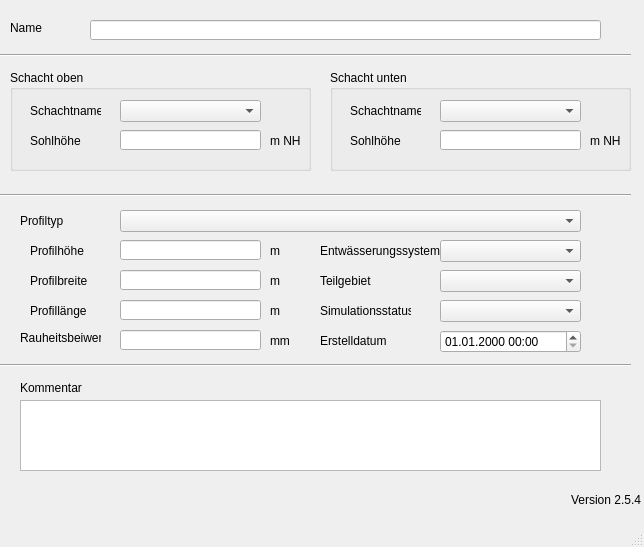
<?xml version="1.0" encoding="UTF-8"?>
<ui version="4.0">
 <class>MainWindow</class>
 <widget class="QMainWindow" name="MainWindow">
  <property name="geometry">
   <rect>
    <x>0</x>
    <y>0</y>
    <width>644</width>
    <height>547</height>
   </rect>
  </property>
  <property name="windowTitle">
   <string>MainWindow</string>
  </property>
  <widget class="QWidget" name="centralwidget">
   <widget class="QLabel" name="label">
    <property name="geometry">
     <rect>
      <x>10</x>
      <y>20</y>
      <width>46</width>
      <height>16</height>
     </rect>
    </property>
    <property name="text">
     <string>Name</string>
    </property>
   </widget>
   <widget class="QLabel" name="label_54">
    <property name="geometry">
     <rect>
      <x>20</x>
      <y>210</y>
      <width>91</width>
      <height>21</height>
     </rect>
    </property>
    <property name="text">
     <string>Profiltyp</string>
    </property>
   </widget>
   <widget class="QComboBox" name="profilnam">
    <property name="geometry">
     <rect>
      <x>120</x>
      <y>210</y>
      <width>461</width>
      <height>22</height>
     </rect>
    </property>
   </widget>
   <widget class="QLabel" name="label_70">
    <property name="geometry">
     <rect>
      <x>270</x>
      <y>330</y>
      <width>46</width>
      <height>21</height>
     </rect>
    </property>
    <property name="text">
     <string>mm</string>
    </property>
   </widget>
   <widget class="QLabel" name="label_61">
    <property name="geometry">
     <rect>
      <x>20</x>
      <y>330</y>
      <width>81</width>
      <height>16</height>
     </rect>
    </property>
    <property name="text">
     <string>Rauheitsbeiwert</string>
    </property>
   </widget>
   <widget class="QLineEdit" name="ks">
    <property name="geometry">
     <rect>
      <x>120</x>
      <y>330</y>
      <width>141</width>
      <height>20</height>
     </rect>
    </property>
   </widget>
   <widget class="QGroupBox" name="groupBox">
    <property name="geometry">
     <rect>
      <x>10</x>
      <y>70</y>
      <width>301</width>
      <height>101</height>
     </rect>
    </property>
    <property name="title">
     <string>Schacht oben</string>
    </property>
    <widget class="QLabel" name="label_3">
     <property name="geometry">
      <rect>
       <x>20</x>
       <y>30</y>
       <width>71</width>
       <height>21</height>
      </rect>
     </property>
     <property name="text">
      <string>Schachtname</string>
     </property>
    </widget>
    <widget class="QLabel" name="label_5">
     <property name="geometry">
      <rect>
       <x>20</x>
       <y>60</y>
       <width>71</width>
       <height>21</height>
      </rect>
     </property>
     <property name="text">
      <string>Sohlhöhe</string>
     </property>
    </widget>
    <widget class="QLabel" name="label_14">
     <property name="geometry">
      <rect>
       <x>260</x>
       <y>60</y>
       <width>31</width>
       <height>21</height>
      </rect>
     </property>
     <property name="text">
      <string>m NHN</string>
     </property>
    </widget>
    <widget class="QComboBox" name="schoben">
     <property name="geometry">
      <rect>
       <x>110</x>
       <y>30</y>
       <width>141</width>
       <height>22</height>
      </rect>
     </property>
    </widget>
    <widget class="QLineEdit" name="sohleoben">
     <property name="geometry">
      <rect>
       <x>110</x>
       <y>60</y>
       <width>141</width>
       <height>20</height>
      </rect>
     </property>
    </widget>
   </widget>
   <widget class="QLabel" name="label_51">
    <property name="geometry">
     <rect>
      <x>320</x>
      <y>240</y>
      <width>121</width>
      <height>21</height>
     </rect>
    </property>
    <property name="text">
     <string>Entwässerungssystem</string>
    </property>
   </widget>
   <widget class="QLabel" name="label_7">
    <property name="geometry">
     <rect>
      <x>30</x>
      <y>270</y>
      <width>61</width>
      <height>21</height>
     </rect>
    </property>
    <property name="text">
     <string>Profilbreite</string>
    </property>
   </widget>
   <widget class="QComboBox" name="simstatus">
    <property name="geometry">
     <rect>
      <x>440</x>
      <y>300</y>
      <width>141</width>
      <height>22</height>
     </rect>
    </property>
   </widget>
   <widget class="QComboBox" name="entwart">
    <property name="geometry">
     <rect>
      <x>440</x>
      <y>240</y>
      <width>141</width>
      <height>22</height>
     </rect>
    </property>
   </widget>
   <widget class="QLabel" name="label_10">
    <property name="geometry">
     <rect>
      <x>320</x>
      <y>300</y>
      <width>91</width>
      <height>21</height>
     </rect>
    </property>
    <property name="text">
     <string>Simulationsstatus</string>
    </property>
    <property name="buddy">
     <cstring>simstatus</cstring>
    </property>
   </widget>
   <widget class="QLabel" name="label_16">
    <property name="geometry">
     <rect>
      <x>270</x>
      <y>240</y>
      <width>31</width>
      <height>21</height>
     </rect>
    </property>
    <property name="text">
     <string>m </string>
    </property>
   </widget>
   <widget class="QLabel" name="label_6">
    <property name="geometry">
     <rect>
      <x>30</x>
      <y>240</y>
      <width>61</width>
      <height>21</height>
     </rect>
    </property>
    <property name="text">
     <string>Profilhöhe</string>
    </property>
   </widget>
   <widget class="QGroupBox" name="groupBox_3">
    <property name="geometry">
     <rect>
      <x>330</x>
      <y>70</y>
      <width>301</width>
      <height>101</height>
     </rect>
    </property>
    <property name="title">
     <string>Schacht unten</string>
    </property>
    <widget class="QLineEdit" name="sohleunten">
     <property name="geometry">
      <rect>
       <x>110</x>
       <y>60</y>
       <width>141</width>
       <height>20</height>
      </rect>
     </property>
    </widget>
    <widget class="QLabel" name="label_9">
     <property name="geometry">
      <rect>
       <x>20</x>
       <y>30</y>
       <width>71</width>
       <height>21</height>
      </rect>
     </property>
     <property name="text">
      <string>Schachtname</string>
     </property>
    </widget>
    <widget class="QLabel" name="label_8">
     <property name="geometry">
      <rect>
       <x>20</x>
       <y>60</y>
       <width>71</width>
       <height>21</height>
      </rect>
     </property>
     <property name="text">
      <string>Sohlhöhe</string>
     </property>
    </widget>
    <widget class="QLabel" name="label_15">
     <property name="geometry">
      <rect>
       <x>260</x>
       <y>60</y>
       <width>31</width>
       <height>21</height>
      </rect>
     </property>
     <property name="text">
      <string>m NHN</string>
     </property>
    </widget>
    <widget class="QComboBox" name="schunten">
     <property name="geometry">
      <rect>
       <x>110</x>
       <y>30</y>
       <width>141</width>
       <height>22</height>
      </rect>
     </property>
    </widget>
   </widget>
   <widget class="QLineEdit" name="hoehe">
    <property name="geometry">
     <rect>
      <x>120</x>
      <y>240</y>
      <width>141</width>
      <height>20</height>
     </rect>
    </property>
   </widget>
   <widget class="QLineEdit" name="breite">
    <property name="geometry">
     <rect>
      <x>120</x>
      <y>270</y>
      <width>141</width>
      <height>20</height>
     </rect>
    </property>
   </widget>
   <widget class="QLineEdit" name="laenge">
    <property name="geometry">
     <rect>
      <x>120</x>
      <y>300</y>
      <width>141</width>
      <height>20</height>
     </rect>
    </property>
   </widget>
   <widget class="QLabel" name="label_17">
    <property name="geometry">
     <rect>
      <x>30</x>
      <y>300</y>
      <width>61</width>
      <height>21</height>
     </rect>
    </property>
    <property name="text">
     <string>Profillänge</string>
    </property>
   </widget>
   <widget class="QLabel" name="label_20">
    <property name="geometry">
     <rect>
      <x>270</x>
      <y>270</y>
      <width>31</width>
      <height>21</height>
     </rect>
    </property>
    <property name="text">
     <string>m </string>
    </property>
   </widget>
   <widget class="QLabel" name="label_21">
    <property name="geometry">
     <rect>
      <x>270</x>
      <y>300</y>
      <width>31</width>
      <height>21</height>
     </rect>
    </property>
    <property name="text">
     <string>m </string>
    </property>
   </widget>
   <widget class="Line" name="line_3">
    <property name="geometry">
     <rect>
      <x>0</x>
      <y>40</y>
      <width>631</width>
      <height>31</height>
     </rect>
    </property>
    <property name="orientation">
     <enum>Qt::Horizontal</enum>
    </property>
   </widget>
   <widget class="Line" name="line_4">
    <property name="geometry">
     <rect>
      <x>0</x>
      <y>180</y>
      <width>631</width>
      <height>31</height>
     </rect>
    </property>
    <property name="orientation">
     <enum>Qt::Horizontal</enum>
    </property>
   </widget>
   <widget class="QLabel" name="label_71">
    <property name="geometry">
     <rect>
      <x>320</x>
      <y>330</y>
      <width>71</width>
      <height>21</height>
     </rect>
    </property>
    <property name="text">
     <string>Erstelldatum</string>
    </property>
   </widget>
   <widget class="QTextEdit" name="kommentar">
    <property name="geometry">
     <rect>
      <x>20</x>
      <y>400</y>
      <width>581</width>
      <height>71</height>
     </rect>
    </property>
   </widget>
   <widget class="QLabel" name="label_22">
    <property name="geometry">
     <rect>
      <x>20</x>
      <y>380</y>
      <width>81</width>
      <height>16</height>
     </rect>
    </property>
    <property name="text">
     <string>Kommentar</string>
    </property>
   </widget>
   <widget class="Line" name="line_2">
    <property name="geometry">
     <rect>
      <x>0</x>
      <y>350</y>
      <width>631</width>
      <height>31</height>
     </rect>
    </property>
    <property name="orientation">
     <enum>Qt::Horizontal</enum>
    </property>
   </widget>
   <widget class="QLineEdit" name="haltnam">
    <property name="geometry">
     <rect>
      <x>90</x>
      <y>20</y>
      <width>511</width>
      <height>20</height>
     </rect>
    </property>
   </widget>
   <widget class="QLabel" name="label_11">
    <property name="geometry">
     <rect>
      <x>320</x>
      <y>270</y>
      <width>71</width>
      <height>21</height>
     </rect>
    </property>
    <property name="text">
     <string>Teilgebiet</string>
    </property>
    <property name="buddy">
     <cstring>simstatus</cstring>
    </property>
   </widget>
   <widget class="QComboBox" name="teilgebiet">
    <property name="geometry">
     <rect>
      <x>440</x>
      <y>270</y>
      <width>141</width>
      <height>22</height>
     </rect>
    </property>
   </widget>
   <widget class="QLabel" name="lb_version">
    <property name="geometry">
     <rect>
      <x>570</x>
      <y>490</y>
      <width>71</width>
      <height>20</height>
     </rect>
    </property>
    <property name="toolTip">
     <string>Version QKan Import</string>
    </property>
    <property name="text">
     <string>Version 2.5.4</string>
    </property>
    <property name="alignment">
     <set>Qt::AlignRight|Qt::AlignTrailing|Qt::AlignVCenter</set>
    </property>
   </widget>
   <widget class="QgsDateTimeEdit" name="createdat">
    <property name="geometry">
     <rect>
      <x>440</x>
      <y>330</y>
      <width>141</width>
      <height>23</height>
     </rect>
    </property>
    <property name="currentSection">
     <enum>QDateTimeEdit::DaySection</enum>
    </property>
    <property name="displayFormat">
     <string>dd.MM.yyyy HH:mm</string>
    </property>
   </widget>
  </widget>
  <widget class="QMenuBar" name="menubar">
   <property name="geometry">
    <rect>
     <x>0</x>
     <y>0</y>
     <width>644</width>
     <height>21</height>
    </rect>
   </property>
  </widget>
  <widget class="QStatusBar" name="statusbar"/>
 </widget>
 <customwidgets>
  <customwidget>
   <class>QgsDateTimeEdit</class>
   <extends>QDateTimeEdit</extends>
   <header>qgsdatetimeedit.h</header>
  </customwidget>
 </customwidgets>
 <tabstops>
  <tabstop>haltnam</tabstop>
  <tabstop>schoben</tabstop>
  <tabstop>schunten</tabstop>
  <tabstop>profilnam</tabstop>
  <tabstop>hoehe</tabstop>
  <tabstop>breite</tabstop>
  <tabstop>laenge</tabstop>
  <tabstop>entwart</tabstop>
  <tabstop>teilgebiet</tabstop>
  <tabstop>simstatus</tabstop>
  <tabstop>ks</tabstop>
  <tabstop>kommentar</tabstop>
  <tabstop>sohleoben</tabstop>
  <tabstop>sohleunten</tabstop>
 </tabstops>
 <resources/>
 <connections/>
</ui>
